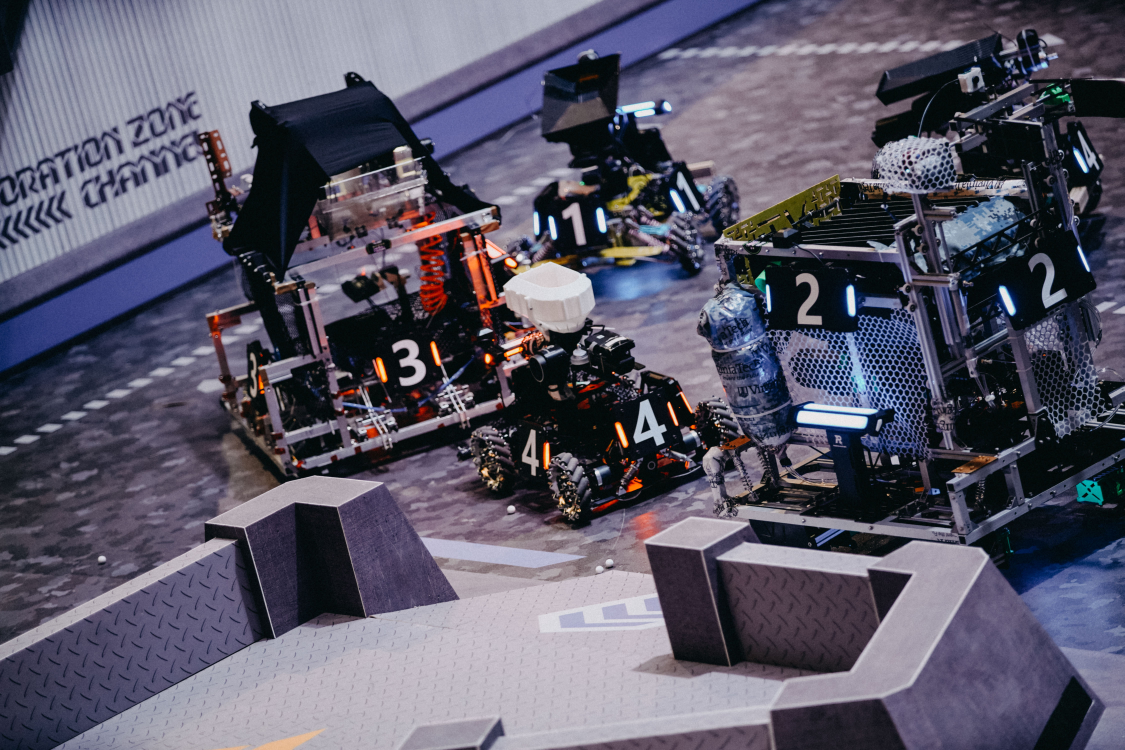
//> input picture task 1/test.jpg, 4497 x 3000 px (shown at 1/4 size)
$ ./main   (built with g++ and OpenCV 4)
//> lines starting //> are read from the running program, lines starting //| are printed output that depends on the picture; after the words box and inside, x2 and y2 are one past the last pixel; in counts of white or black regions, pixels touching at a corner belong together
#include <iostream>
#include<vector>
#include<opencv2/opencv.hpp>
#include<opencv2/core/core.hpp>
#include<opencv2/highgui/highgui.hpp>
#include <opencv2/imgproc/types_c.h>
using namespace std;
using namespace cv;

Mat srcImage, _grayImage1, _grayImage2, binImage1, binImage2;

//绘制旋转矩形
void rotatedrectangle(const Mat& src, const RotatedRect& rec, const Scalar& c, int width)
{
   Point2f verticles[4];
   rec.points(verticles);
   for (int i = 0;i < 4;i++)
      line(src, verticles[i], verticles[(i + 1) % 4], c, width);
}

void paint_armors(const Mat& src, const RotatedRect& leftrec, const RotatedRect& rightrec, const Scalar& c, int width)
{
   Point2f verticles1[4];
   Point2f verticles2[4];

   leftrec.points(verticles1);
   rightrec.points(verticles2);

   line(src, verticles1[3], verticles1[2], c, width);
   line(src, verticles1[2], verticles2[1], c, width);
   line(src, verticles2[1], verticles2[0], c, width);
   line(src, verticles2[0], verticles1[3], c, width);
}

double getDistance(const Point2f& pointO, const Point2f& point1)
{
    double distance;
    distance = powf((pointO.x - point1.x), 2) + powf((pointO.y - point1.y), 2);
    distance = sqrtf(distance);
    return distance;
}

int main()
{
   //加载图片
   srcImage = imread("test.jpg");
//> srcImage is the input picture: 3000 rows x 4497 cols, CV_8UC3; mean B, G, R 104.4, 88, 90.3

   //判断图像是否加载成功
   if(!srcImage.data) {
      cout << "图像加载失败!" << endl;
      return 0;
   }
   else
      cout << "图像加载成功!" << endl;

   //进行BGR通道分离
   vector<Mat> channels;
   split(srcImage, channels);
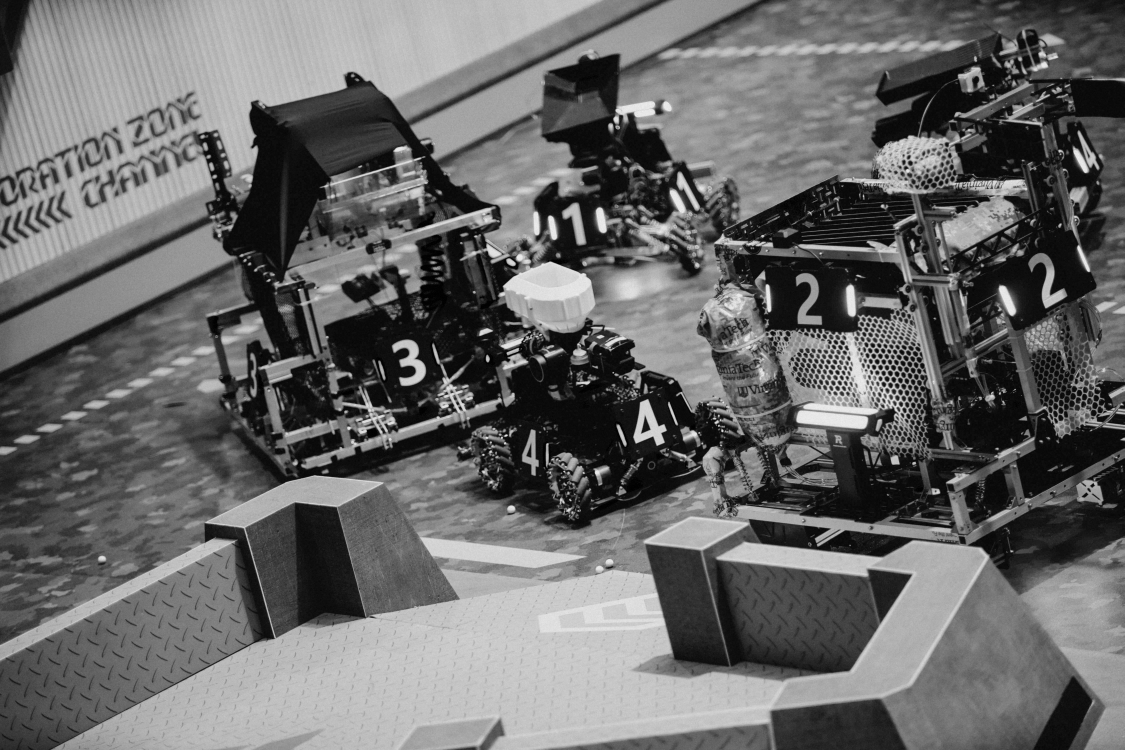
//> channels[0]: 3000 rows x 4497 cols, CV_8UC1 (shown at 1/4 size); min 0, max 255, mean 104.4
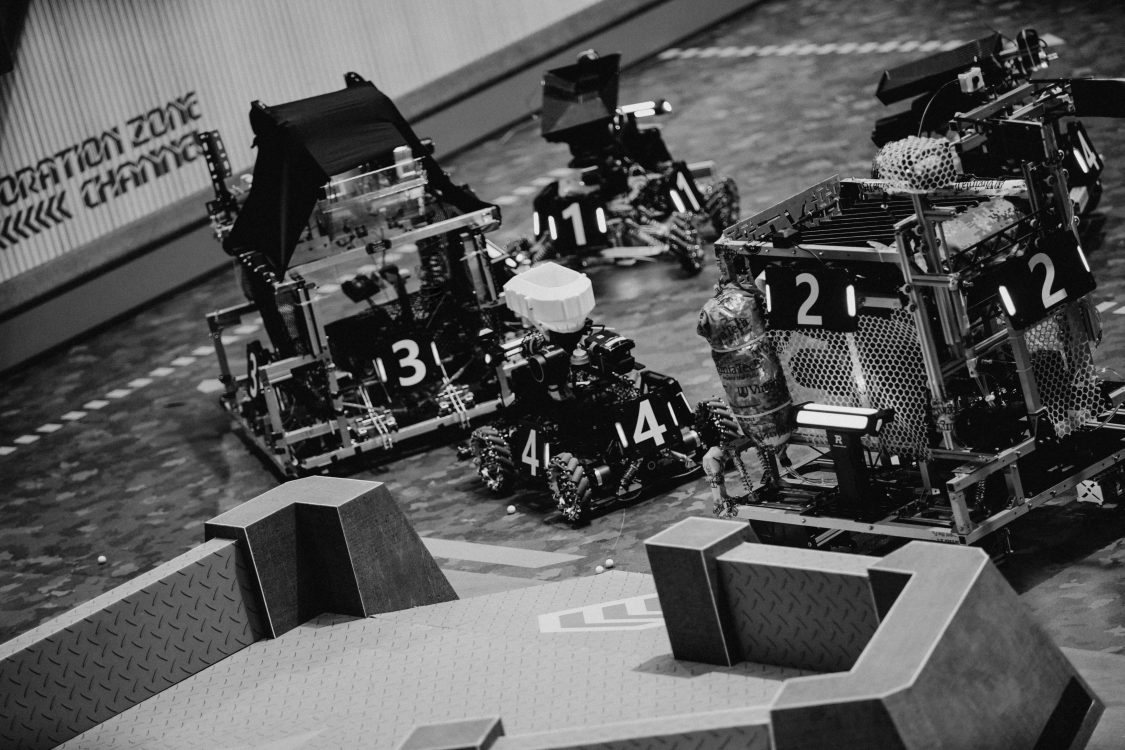
//> channels[1]: 3000 rows x 4497 cols, CV_8UC1 (shown at 1/4 size); min 0, max 248, mean 88
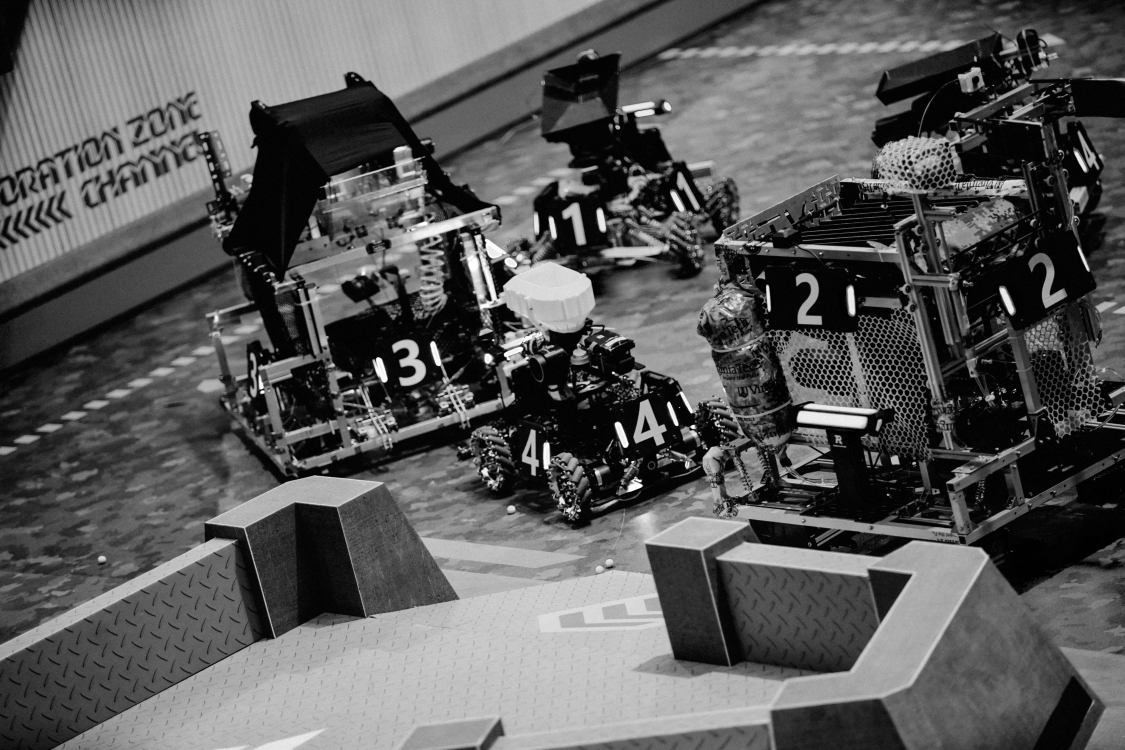
//> channels[2]: 3000 rows x 4497 cols, CV_8UC1 (shown at 1/4 size); min 0, max 255, mean 90.3
   _grayImage1 = channels[2] - channels[0];// Get red - blue image
   _grayImage2 = channels[0];// Get blue image

   //阈值化
   threshold(_grayImage1, binImage1, 218, 255, THRESH_BINARY);
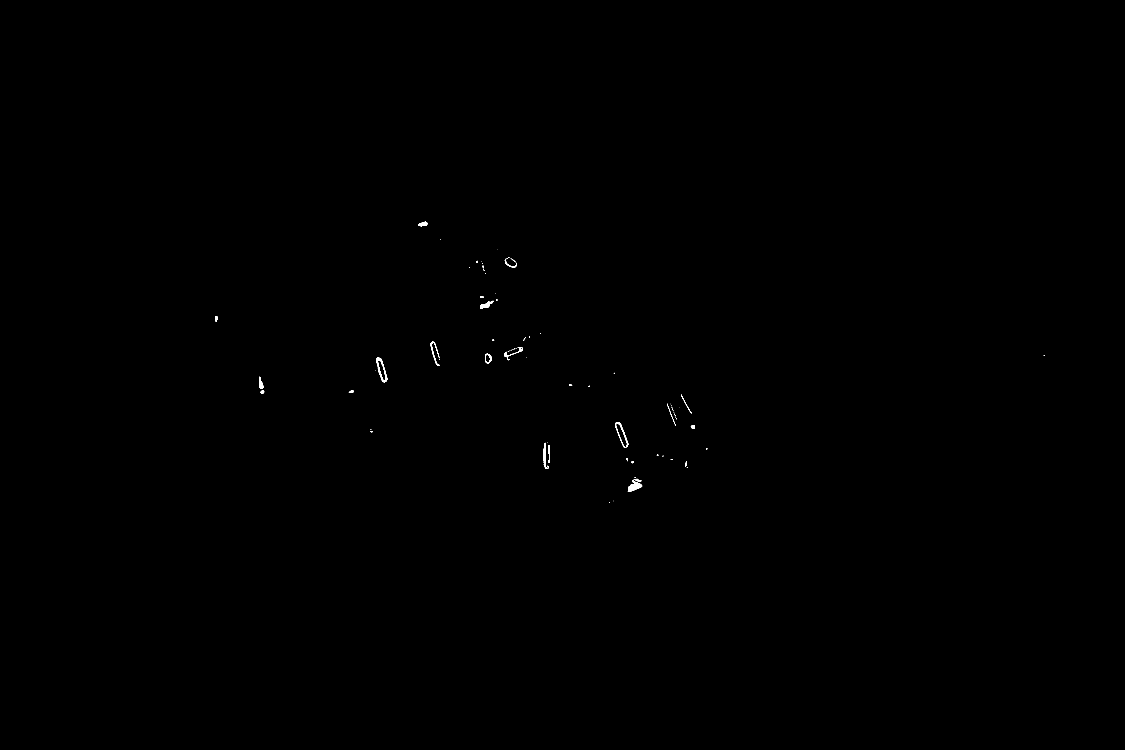
//> binImage1: 3000 rows x 4497 cols, CV_8UC1 (shown at 1/4 size); 0.07% white; 86 white regions (52 under 20 px), largest, box (x1, y1, x2, y2) and area: (2512, 1920, 2569, 1966) 1308, (1505, 1430, 1549, 1529) 1210, (2460, 1689, 2513, 1791) 919
   threshold(_grayImage2, binImage2, 230, 255, THRESH_BINARY);
//> binImage2: 3000 rows x 4497 cols, CV_8UC1; 0.2% white; 1078 white regions (997 under 20 px), largest, box (x1, y1, x2, y2) and area: (3190, 1645, 3459, 1708) 6775, (3352, 1628, 3494, 1656) 1667, (2492, 409, 2617, 447) 1460
   Mat element1 = getStructuringElement(MORPH_ELLIPSE, Size(3, 3));
   Mat element2 = getStructuringElement(MORPH_ELLIPSE, Size(4, 4));

   //膨胀
   dilate(binImage1, binImage1, element1);
//> binImage1: 3000 rows x 4497 cols, CV_8UC1; 0.1% white; 68 white regions (24 under 20 px), largest, box (x1, y1, x2, y2) and area: (2508, 1914, 2570, 1967) 1718, (1504, 1429, 1550, 1530) 1608, (2459, 1688, 2514, 1792) 1341
   dilate(binImage2, binImage2, element2);
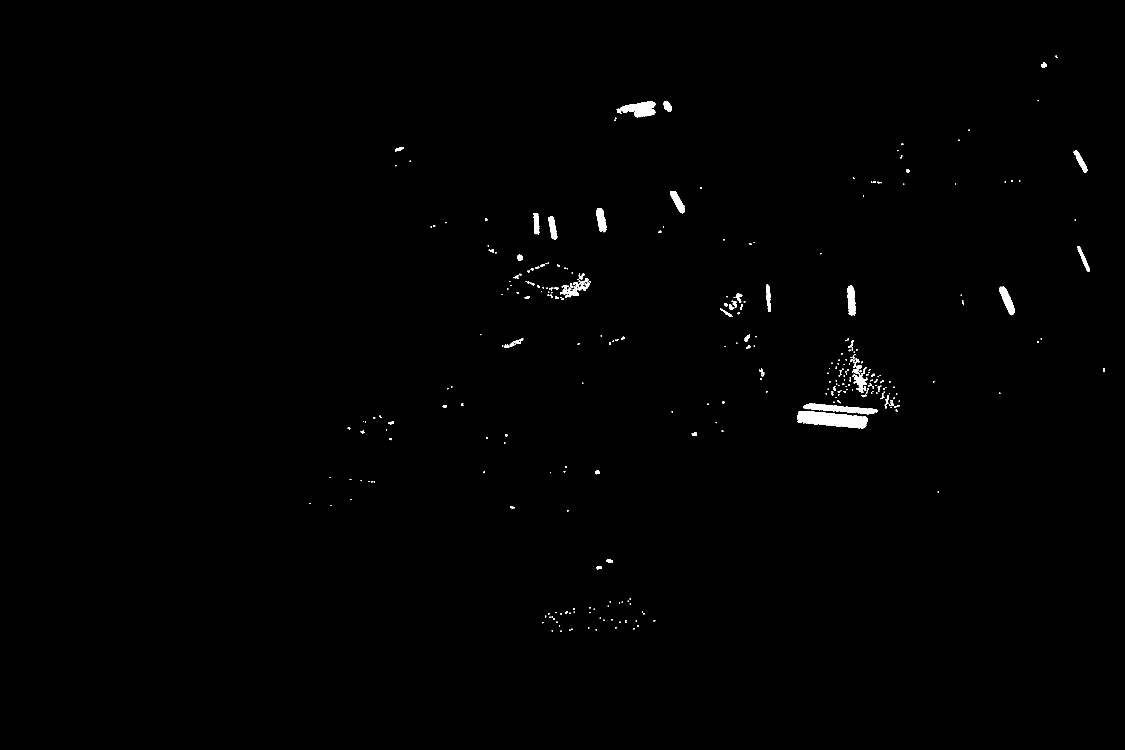
//> binImage2: 3000 rows x 4497 cols, CV_8UC1 (shown at 1/4 size); 0.46% white; 416 white regions (192 under 20 px)

   //灯条集合
   vector<RotatedRect> lightInfos1;
   vector<RotatedRect> lightInfos2;

   //找红色轮廓
   vector<vector<Point>> lightContours1;
   findContours(binImage1.clone(), lightContours1, CV_RETR_EXTERNAL, CV_CHAIN_APPROX_SIMPLE);
//> lightContours1 = 68 contours, 29 with area under 20; largest, box (x1, y1, x2, y2) and area: (2459, 1688, 2514, 1792) 2562, (1504, 1429, 1550, 1530) 2435, (2508, 1914, 2570, 1967) 1600, (2173, 1770, 2195, 1877) 895, (1939, 1414, 1968, 1455) 870
   for(const auto& contour : lightContours1)
   {
      RotatedRect lightRect = minAreaRect(contour);
      Size2f size = lightRect.size;     //矩形的边长
      float max = size.width > size.height ? size.width : size.height;//长
      float min = size.width < size.height ? size.width : size.height;//宽
      if (max / min <= 3.6)
         continue;
      if (max <= 80 || max >= 140)
         continue;
      rotatedrectangle(srcImage, lightRect, Scalar(0, 255, 255), 8);
      lightInfos1.emplace_back(lightRect);
   }
//> this loop made 68 passes
//> (lightRect, max, min) on passes 1 to 10: (centre (2438.3, 2010.8), size (3.5, 2.8), angle -45, 3.54, 2.83), (centre (2455, 2003.5), size (2.1, 2.1), angle -45, 2.12, 2.12), (centre (2534.7, 1938.7), size (69.4, 43), angle -22.2, 69.42, 42.95), (centre (2541, 1909.5), size (5, 6), angle -90, 6, 5), (centre (2748, 1870), size (2.8, 2.8), angle -45, 2.83, 2.83), (centre (2743.8, 1855.9), size (22.2, 6.7), angle -78.7, 22.16, 6.67), (centre (2530.5, 1847.5), size (9.9, 8.5), angle -45, 9.9, 8.49), (centre (2687, 1837), size (4, 10), angle -90, 10, 4), (centre (2508.3, 1837.8), size (10.6, 9.9), angle -45, 10.61, 9.9), (centre (2651.8, 1823.8), size (4.2, 3.5), angle -45, 4.24, 3.54)
//> (lightRect, size, max, min) on passes 15, 20, 22, 23, 24, 26: (centre (2179.3, 1823.7), size (18.1, 106.6), angle -6.6, Size(18.14, 106.6), 106.6, 18.14), (centre (2486.6, 1738.4), size (27, 108.4), angle -20.6, Size(27.04, 108.4), 108.4, 27.04), (centre (2703.6, 1672), size (2.7, 8), angle -14, Size(2.67, 8), 8, 2.67), (centre (2699.6, 1660.5), size (3, 11.3), angle -21.8, Size(2.97, 11.33), 11.33, 2.97), (centre (2695.3, 1649.9), size (2.5, 8.2), angle -18.4, Size(2.53, 8.22), 8.22, 2.53), (centre (2689.3, 1634.6), size (3.1, 17.7), angle -21, Size(3.09, 17.66), 17.66, 3.09)

   //找蓝色轮廓
   vector<vector<Point>> lightContours2;
   findContours(binImage2.clone(), lightContours2, CV_RETR_EXTERNAL, CV_CHAIN_APPROX_SIMPLE);
//> lightContours2 = 416 contours, 268 with area under 20; largest, box (x1, y1, x2, y2) and area: (3188, 1644, 3470, 1713) 12706, (3214, 1613, 3512, 1658) 5703, (2482, 405, 2621, 470) 5405, (3997, 1147, 4059, 1261) 2940, (3388, 1142, 3422, 1262) 2806
   for(const auto& contour : lightContours2)
   {
      RotatedRect lightRect = minAreaRect(contour);
      Size2f size = lightRect.size;     //矩形的边长
      float max = size.width > size.height ? size.width : size.height;//长
      float min = size.width < size.height ? size.width : size.height;//宽
      if (max / min <= 3.2)
         continue;
      if (max <= 80 || max >= 140)
         continue;
      rotatedrectangle(srcImage, lightRect, Scalar(0, 255, 255), 8);
      lightInfos2.emplace_back(lightRect);
   }
//> this loop made 416 passes
//> (lightRect, max, min) on passes 1 to 3: (centre (2243, 2524.5), size (3, 4), angle -90, 4, 3), (centre (2208.5, 2523.5), size (3, 3), angle -90, 3, 3), (centre (2279, 2520.5), size (3, 4), angle -90, 4, 3)

   //添加文字
   //putText(srcImage, "Red light contours : 6", Point(40, 120), FONT_HERSHEY_TRIPLEX,
   //       4, Scalar(0, 0, 255), 2);
   //putText(srcImage, "Blue light contours : 9", Point(40, 240), FONT_HERSHEY_TRIPLEX,
   //       4, Scalar(0, 0, 255), 2);

   //按灯条中心x从小到大排序
   sort(lightInfos1.begin(), lightInfos1.end(),
   [](const RotatedRect& ld1, const RotatedRect& ld2) { return ld1.center.x < ld2.center.x; });
//> lightInfos1 = 6 RotatedRects (x, y, width, height, angle): [1525.5, 1479, 28.63, 104, -17.35], [1741.8, 1414.3, 24.25, 101.4, -14.04], [2179.3, 1823.7, 18.14, 106.6, -6.6], [2486.6, 1738.4, 27.04, 108.4, -20.56], [2685, 1658.1, 5.49, 94.91, -20.99], [2743.9, 1615.6, 5.13, 86.83, -29.66]

   vector<RotatedRect> _armors[2];
   _armors[0].clear();
   _armors[1].clear();
   for(size_t i = 0; i < lightInfos1.size(); i++)//遍历所有灯条进行匹配
      for(size_t j = i + 1; j < lightInfos1.size(); j++)
      {
         const RotatedRect& leftLight  = lightInfos1[i];
         const RotatedRect& rightLight = lightInfos1[j];
         //角差
         float angleDiff_ = abs(leftLight.angle - rightLight.angle);
         //长度差比率
         float LenDiff_ratio = abs(leftLight.size.height - rightLight.size.height) / max(leftLight.size.height, rightLight.size.height);
         //筛选
         if(angleDiff_ > 7 || LenDiff_ratio > 0.2)
            continue;

         //左右灯条相距距离
         float dis = getDistance(leftLight.center, rightLight.center);
         //左右灯条长度的平均值
         float meanLen = (leftLight.size.height + rightLight.size.height) / 2;
         //左右灯条中心点y的差值
         float yDiff = abs(leftLight.center.y - rightLight.center.y);
         //y差比率
         float yDiff_ratio = yDiff / meanLen;
         //左右灯条中心点x的差值
         float xDiff = abs(leftLight.center.x - rightLight.center.x);
         //x差比率
         float xDiff_ratio = xDiff / meanLen;
         //相距距离与灯条长度比值
         float ratio = dis / meanLen;
         //筛选
         if(yDiff_ratio > 2.0 ||
            xDiff_ratio < 0.5 ||
            ratio > 5.0 ||
            ratio < 1.0)
            continue;

         _armors[0].emplace_back(leftLight);
         _armors[1].emplace_back(rightLight);
      }
//> this loop made 6 passes

   for (size_t i = 0; i < _armors[0].size(); i++)
      paint_armors(srcImage, _armors[0][i], _armors[1][i], Scalar(0, 0, 255), 8);

   _armors[0].clear();
   _armors[1].clear();
   for(size_t i = 0; i < lightInfos2.size(); i++)//遍历所有灯条进行匹配
      for(size_t j = i + 1; j < lightInfos2.size(); j++)
      {
         const RotatedRect& leftLight  = lightInfos2[i];
         const RotatedRect& rightLight = lightInfos2[j];
         //角差
         float angleDiff_ = abs(leftLight.angle - rightLight.angle);
         //长度差比率
         float LenDiff_ratio = abs(leftLight.size.height - rightLight.size.height) / max(leftLight.size.height, rightLight.size.height);
         //筛选
         if(angleDiff_ > 7 || LenDiff_ratio > 0.2)
            continue;

         //左右灯条相距距离
         float dis = getDistance(leftLight.center, rightLight.center);
         //左右灯条长度的平均值
         float meanLen = (leftLight.size.height + rightLight.size.height) / 2;
         //左右灯条中心点y的差值
         float yDiff = abs(leftLight.center.y - rightLight.center.y);
         //y差比率
         float yDiff_ratio = yDiff / meanLen;
         //左右灯条中心点x的差值
         float xDiff = abs(leftLight.center.x - rightLight.center.x);
         //x差比率
         float xDiff_ratio = xDiff / meanLen;
         //相距距离与灯条长度比值
         float ratio = dis / meanLen;
         //筛选
         if(yDiff_ratio > 2.0 ||
            xDiff_ratio < 0.5 ||
            ratio > 5.0 ||
            ratio < 1.0)
            continue;

         _armors[0].emplace_back(leftLight);
         _armors[1].emplace_back(rightLight);
      }
//> this loop made 9 passes

   for (size_t i = 0; i < _armors[0].size(); i++)
      paint_armors(srcImage, _armors[0][i], _armors[1][i], Scalar(255, 0, 0), 8);

   //输出并保存结果
   namedWindow("light", 0);
   imshow("light", srcImage);
   imwrite("light.jpg", srcImage);
   waitKey(0);
   return 0;
}
